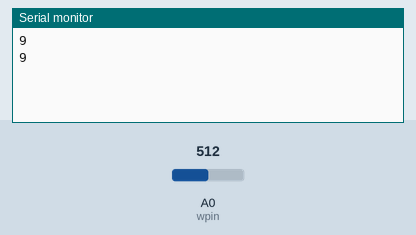
Simulated run of this sketch. Board: Arduino Uno, built with avr-gcc and run on an emulated ATmega328P. On the bench: the last lines printed to the serial monitor. The test bench sets the inputs (shaded band); at power-on: A0 (wpin) = 512.

Above: at 1.8 s.
1.9 s: A0 (wpin) set to 716
At 2.5 s:
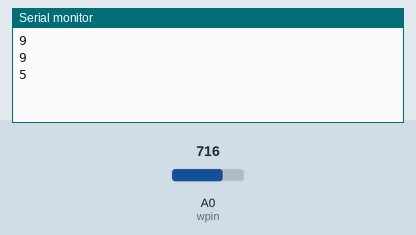
3.4 s: A0 (wpin) set to 900
At 4.8 s:
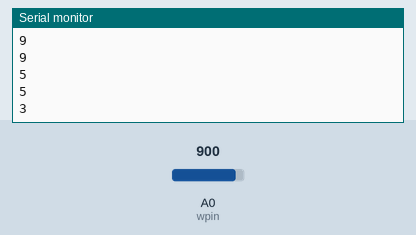
Timing chart, 0 to 6.4 s (numbered marks = the images above; inputs shaded):
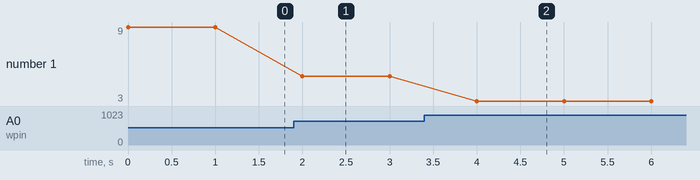

The sketch:

weather.ino
```cpp
/** Sharp distance sensor
alternative: https://playground.arduino.cc/Main/SharpIR
**/

//wpin - sensor pin
int wpin = 0;
int i;
int val;

void setup (){
  pinMode(wpin,OUTPUT);
  Serial.begin(9600);
}

void loop (){
  i = analogRead(wpin);

  //some formula for distance in cm
  val = (6762/(i-9))-4;
  Serial.println(val);

  //delay should be maintained such that the serial will not be blocked
  //otherwise, arduino would continously send data and raspberry would get blocked
  delay(1000);
}
```

Measured:
- after the input at 1.9 s, the serial monitor: prints a new line after 0.10 s (image 1)
- after the input at 3.4 s, the serial monitor: prints a new line after 0.60 s (image 2)
- plotted number 1: 9 → 5 after the input at 1.9 s, 5 → 3 after the input at 3.4 s
